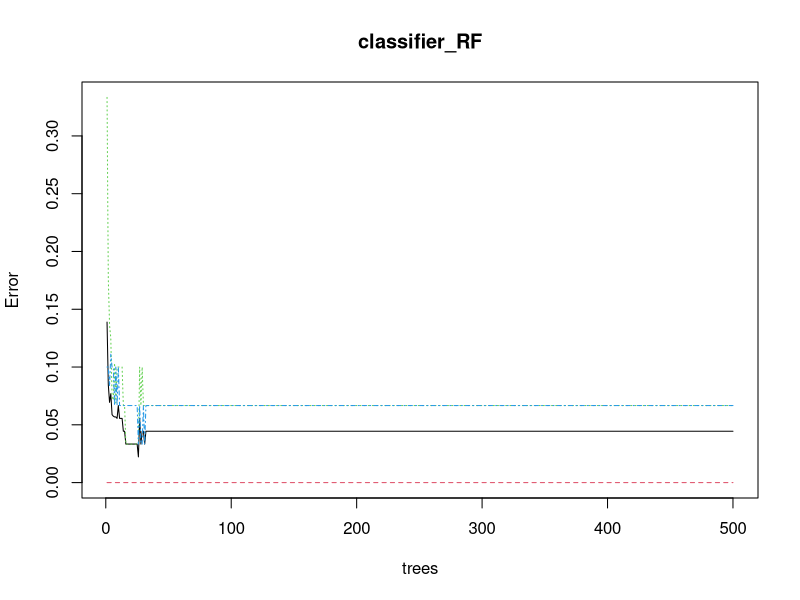
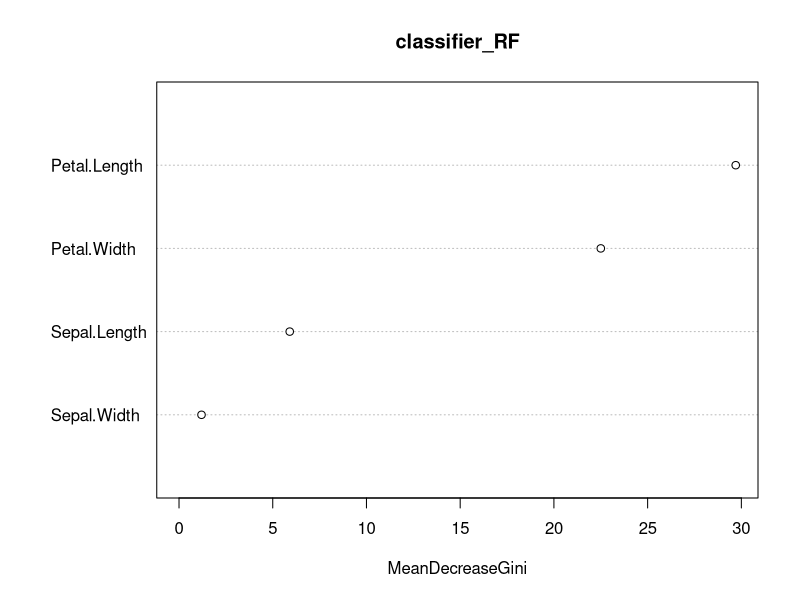

Reproduce these figures in R, in order.
data(iris)

# Structure 
str(iris)

# Installing package
install.packages("caTools")	 # For sampling the dataset
install.packages("randomForest") # For implementing random forest algorithm

# Loading package
library(caTools)
library(randomForest)

# Splitting data in train and test data
split <- sample.split(iris, SplitRatio = 0.7)
split

train <- subset(iris, split == "TRUE")
test <- subset(iris, split == "FALSE")

# Fitting Random Forest to the train dataset
set.seed(120) # Setting seed
classifier_RF = randomForest(x = train[-5],
                             y = train$Species,
                             ntree = 500)

classifier_RF

# Predicting the Test set results
y_pred = predict(classifier_RF, newdata = test[-5])

# Confusion Matrix
confusion_mtx = table(test[, 5], y_pred)
confusion_mtx

# Plotting model
plot(classifier_RF)

# Importance plot
importance(classifier_RF)

# Variable importance plot
varImpPlot(classifier_RF)
#accuracy
acc=sum(diag(confusion_mtx)/sum(confusion_mtx))
